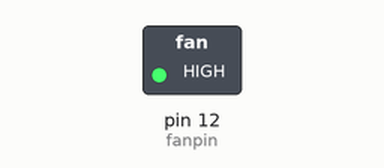
Simulated run of this sketch. Board: Arduino Uno, built with avr-gcc and run on an emulated ATmega328P. Shown: switched loads named in the sketch (green lamp = pin HIGH).

Above: at 5.0 s.
At 13.0 s:
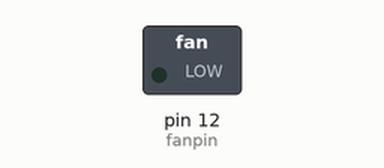
Timing chart, 0 to 20.8 s (numbered marks = the images above):
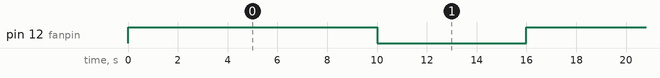

Measured:
- by itself, pin 12 (fanpin): alternates HIGH for 10.0 s and LOW for 6.0 s

The sketch:

kontrol_fan_dc.ino
```cpp
int fanpin = 12;
void setup() {
  pinMode(fanpin, OUTPUT);
  }
  void loop() {
    analogWrite(fanpin, 255);
    delay(10000);
    analogWrite(fanpin, 0);
    delay(6000);
}
```
